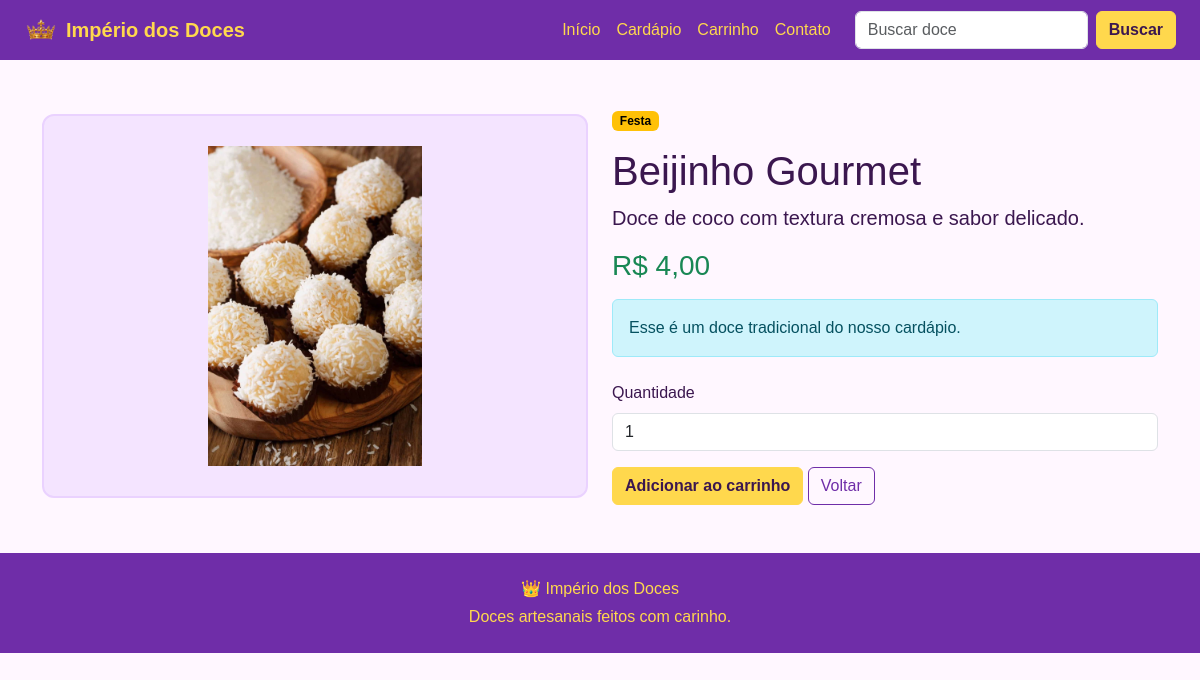
Screenshot of /produto.php?id=4 with the database file from the repository.
### tables this page shows
CREATE TABLE produtos (
    id_produto INT AUTO_INCREMENT PRIMARY KEY,
    nm_produto VARCHAR(100) NOT NULL,
    ds_produto TEXT NOT NULL,
    vl_preco DECIMAL(10,2) NOT NULL,
    img_produto VARCHAR(100) NOT NULL,
    nm_categoria VARCHAR(50) NOT NULL
);

### data/produtos_banco.php (called while the page is built)
<?php
include "includes/conexao.php";
$sql = "SELECT * FROM produtos";
$resultado = $conexao->query($sql);
$produtos = [];
while ($linha = $resultado->fetch_assoc()) {
    $produtos[] = [
        "id" => $linha["id_produto"],
        "nome" => $linha["nm_produto"],
        "descricao" => $linha["ds_produto"],
        "preco" => $linha["vl_preco"],
        "imagem" => $linha["img_produto"],
        "categoria" => $linha["nm_categoria"]
    ];
}

### includes/funcoes.php (called while the page is built, shortened)
<?php
function formatarPreco($preco) {
    return "R$ " . number_format($preco, 2, ",", ".");
}
function buscarProdutoPorId($produtos, $id) {
    foreach ($produtos as $produto) {
        if ($produto["id"] == $id) {
            return $produto;
        }
    }
    return null;
}
function produtoEmPromocao($preco) {
    return false;
}

### produto.php (the view, shortened to what this page needs)
<?php
include "data/produtos_banco.php";
include "includes/funcoes.php";
$id = 0;
if (isset($_GET["id"])) {
    $id = $_GET["id"];
}
$produto = buscarProdutoPorId($produtos, $id);
include "includes/header.php";
?>
<main class="container my-5">
    <?php if ($produto == null) { ?>
        <div class="alert alert-danger">
            Produto não encontrado.
        </div>
        <a href="cardapio.php" class="btn btn-warning">Voltar ao cardápio</a>
    <?php } else { ?>
        <div class="row align-items-center g-4">
            <div class="col-md-6">
                <div class="produto-detalhe-imagem">
                    <img src="assets/img/<?= $produto["imagem"]; ?>" alt="<?= $produto["nome"]; ?>">
                </div>
            </div>
            <div class="col-md-6">
                <span class="badge text-bg-warning mb-3"><?= $produto["categoria"]; ?></span>
                <h1><?= $produto["nome"]; ?></h1>
                <p class="lead"><?= $produto["descricao"]; ?></p>
                <h3 class="text-success"><?= formatarPreco($produto["preco"]); ?></h3>
                <?php if (produtoEmPromocao($produto["preco"])) { ?>
                    <div class="alert alert-success mt-3">
                        Esse é um produto especial da casa.
                    </div>
                <?php } else { ?>
                    <div class="alert alert-info mt-3">
                        Esse é um doce tradicional do nosso cardápio.
                    </div>
                <?php } ?>
                <form class="mt-4" method="POST">
                    <label for="quantidade" class="form-label">Quantidade</label>
                    <input type="number" class="form-control mb-3" id="quantidade" name="quantidade" min="1" value="1">
                    <button type="submit" class="btn btn-warning">Adicionar ao carrinho</button>
                    <a href="cardapio.php" class="btn btn-outline-primary">Voltar</a>
                </form>
            </div>
        </div>
    <?php } ?>
</main>
<?php include "includes/footer.php"; ?>

### assets/css/style.css (style rules this page uses)
body { background-color: #fff7ff; color: #3b174f; font-family: Arial, Helvetica, sans-serif; }
.btn-warning { background-color: #ffd84d; border-color: #ffd84d; color: #3b174f; font-weight: bold; }
.btn-outline-primary { border-color: #6f2da8; color: #6f2da8; }
.produto-detalhe-imagem { background-color: #f4e4ff; border: 2px solid #ead2ff; border-radius: 12px; min-height: 320px; display: flex; align-items: center; justify-content: center; padding: 30px; }
.produto-detalhe-imagem img { max-width: 100%; max-height: 320px; object-fit: contain; }

### rows the page displays
produtos: img_produto (picture), nm_categoria "Festa", nm_produto "Beijinho Gourmet", ds_produto "Doce de coco com textura cremosa e sabor delicado.", vl_preco "R$ 4,00"
